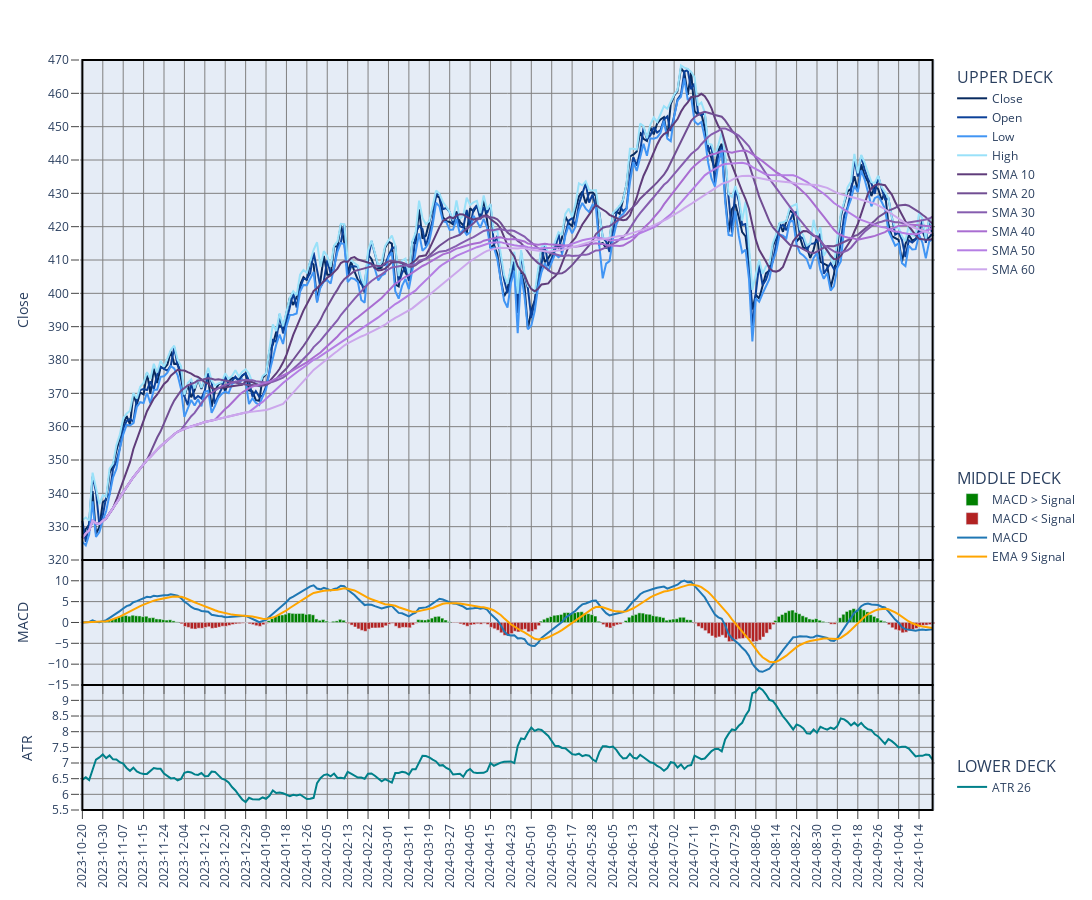

The cell this chart's notebook holds for it:
### Code cell
fig_data = analyze_prices.update_color_theme(fig_data, theme, new_color_theme = 'sapphire', invert = False, overlay_name = 'OV1')
fig_data = analyze_prices.update_color_theme(fig_data, theme, new_color_theme = 'lavender', invert = False, overlay_name = 'OV3')
fig_data['fig'].show()
print(fig_data['overlays'])

### Figure 1 — Plotly figure (JSON) as saved in the notebook; plotly's stock layout.template omitted (floating-point values rounded to 4 significant figures; data arrays with more than 128 entries replaced by an {"elided": "..."} marker saying what was removed)
{"data": [{"hoverinfo": "skip", "legendgroup": "dummy", "line": {"width": 0}, "showlegend": false, "type": "scatter", "x": {"elided": "251 str values"}, "xaxis": "x", "y": {"elided": "251 int values"}, "yaxis": "y"}, {"hoverinfo": "skip", "legendgroup": "dummy", "line": {"width": 0}, "showlegend": false, "type": "scatter", "x": {"elided": "251 str values"}, "xaxis": "x2", "y": {"elided": "251 int values"}, "yaxis": "y2"}, {"hoverinfo": "skip", "legendgroup": "dummy", "line": {"width": 0}, "showlegend": false, "type": "scatter", "x": {"elided": "251 str values"}, "xaxis": "x3", "y": {"elided": "251 int values"}, "yaxis": "y3"}, {"fill": "none", "fillcolor": "rgba(31, 119, 180, 0.6)", "legendgroup": "1", "legendgrouptitle": {"font": {"size": 16, "weight": "normal"}, "text": "UPPER DECK"}, "line": {"color": "rgba(8, 42, 95, 1)"}, "name": "Close", "showlegend": true, "type": "scatter", "x": {"elided": "251 str values"}, "xaxis": "x", "y": {"elided": "251 float values"}, "yaxis": "y"}, {"legendgroup": "1", "legendgrouptitle": {"font": {"size": 16, "weight": "normal"}, "text": "UPPER DECK"}, "line": {"color": "rgba(12, 65, 153, 1)"}, "name": "Open", "type": "scatter", "x": {"elided": "251 str values"}, "xaxis": "x", "y": {"elided": "251 float values"}, "yaxis": "y"}, {"legendgroup": "1", "legendgrouptitle": {"font": {"size": 16, "weight": "normal"}, "text": "UPPER DECK"}, "line": {"color": "rgba(65, 149, 244, 1)"}, "name": "Low", "type": "scatter", "x": {"elided": "251 str values"}, "xaxis": "x", "y": {"elided": "251 float values"}, "yaxis": "y"}, {"legendgroup": "1", "legendgrouptitle": {"font": {"size": 16, "weight": "normal"}, "text": "UPPER DECK"}, "line": {"color": "rgba(153, 225, 249, 1)"}, "name": "High", "type": "scatter", "x": {"elided": "251 str values"}, "xaxis": "x", "y": {"elided": "251 float values"}, "yaxis": "y"}, {"legendgroup": "1", "legendgrouptitle": {"font": {"size": 16, "weight": "normal"}, "text": "UPPER DECK"}, "line": {"color": "rgba(95, 60, 122, 1)"}, "name": "SMA 10", "type": "scatter", "x": {"elided": "251 str values"}, "xaxis": "x", "y": {"elided": "251 float values"}, "yaxis": "y"}, {"legendgroup": "1", "legendgrouptitle": {"font": {"size": 16, "weight": "normal"}, "text": "UPPER DECK"}, "line": {"color": "rgba(113, 78, 147, 1)"}, "name": "SMA 20", "type": "scatter", "x": {"elided": "251 str values"}, "xaxis": "x", "y": {"elided": "251 float values"}, "yaxis": "y"}, {"legendgroup": "1", "legendgrouptitle": {"font": {"size": 16, "weight": "normal"}, "text": "UPPER DECK"}, "line": {"color": "rgba(134, 93, 175, 1)"}, "name": "SMA 30", "type": "scatter", "x": {"elided": "251 str values"}, "xaxis": "x", "y": {"elided": "251 float values"}, "yaxis": "y"}, {"legendgroup": "1", "legendgrouptitle": {"font": {"size": 16, "weight": "normal"}, "text": "UPPER DECK"}, "line": {"color": "rgba(169, 109, 209, 1)"}, "name": "SMA 40", "type": "scatter", "x": {"elided": "251 str values"}, "xaxis": "x", "y": {"elided": "251 float values"}, "yaxis": "y"}, {"legendgroup": "1", "legendgrouptitle": {"font": {"size": 16, "weight": "normal"}, "text": "UPPER DECK"}, "line": {"color": "rgba(181, 126, 228, 1)"}, "name": "SMA 50", "type": "scatter", "x": {"elided": "251 str values"}, "xaxis": "x", "y": {"elided": "251 float values"}, "yaxis": "y"}, {"legendgroup": "1", "legendgrouptitle": {"font": {"size": 16, "weight": "normal"}, "text": "UPPER DECK"}, "line": {"color": "rgba(204, 167, 236, 1)"}, "name": "SMA 60", "type": "scatter", "x": {"elided": "251 str values"}, "xaxis": "x", "y": {"elided": "251 float values"}, "yaxis": "y"}, {"legendgroup": "2", "legendgrouptitle": {"font": {"size": 16, "weight": "normal"}, "text": "MIDDLE DECK"}, "marker": {"color": "rgba(0, 128, 0, 1)"}, "name": "MACD > Signal", "showlegend": true, "type": "bar", "width": 1, "x": {"elided": "251 str values"}, "xaxis": "x2", "y": {"elided": "251 float values"}, "yaxis": "y2"}, {"legendgroup": "2", "legendgrouptitle": {"font": {"size": 16, "weight": "normal"}, "text": "MIDDLE DECK"}, "marker": {"color": "rgba(178, 34, 34, 1)"}, "name": "MACD < Signal", "showlegend": true, "type": "bar", "width": 1, "x": {"elided": "251 str values"}, "xaxis": "x2", "y": {"elided": "251 float values"}, "yaxis": "y2"}, {"legendgroup": "2", "legendgrouptitle": {"font": {"size": 16, "weight": "normal"}, "text": "MIDDLE DECK"}, "line": {"color": "rgba(31, 119, 180, 1)"}, "name": "MACD", "showlegend": true, "type": "scatter", "x": {"elided": "251 str values"}, "xaxis": "x2", "y": {"elided": "251 float values"}, "yaxis": "y2"}, {"legendgroup": "2", "legendgrouptitle": {"font": {"size": 16, "weight": "normal"}, "text": "MIDDLE DECK"}, "line": {"color": "orange"}, "name": "EMA 9 Signal", "showlegend": true, "type": "scatter", "x": {"elided": "251 str values"}, "xaxis": "x2", "y": {"elided": "251 float values"}, "yaxis": "y2"}, {"legendgroup": "3", "legendgrouptitle": {"font": {"size": 16, "weight": "normal"}, "text": "LOWER DECK"}, "line": {"color": "rgba(0, 128, 138, 1)"}, "name": "ATR 26", "type": "scatter", "x": {"elided": "251 str values"}, "xaxis": "x3", "y": {"elided": "251 float values"}, "yaxis": "y3"}], "layout": {"height": 900, "legend": {"groupclick": "toggleitem", "tracegroupgap": 187.5, "traceorder": "grouped"}, "margin": {"t": 60}, "modebar": {"add": ["v1hovermode", "toggleSpikelines"]}, "shapes": [{"line": {"color": "black", "width": 2}, "type": "rect", "x0": "2023-10-20", "x1": "2024-10-18", "xref": "x", "y0": 0.3333, "y1": 1, "yref": "paper"}, {"line": {"color": "black", "width": 2}, "type": "rect", "x0": "2023-10-20", "x1": "2024-10-18", "xref": "x", "y0": 0.1667, "y1": 0.3333, "yref": "paper"}, {"line": {"color": "black", "width": 2}, "type": "rect", "x0": "2023-10-20", "x1": "2024-10-18", "xref": "x", "y0": 0, "y1": 0.1667, "yref": "paper"}], "width": 1450, "xaxis": {"anchor": "y", "domain": [0, 1], "gridcolor": "grey", "matches": "x3", "nticks": 47, "rangeslider": {"visible": false}, "showgrid": true, "showticklabels": false, "tickangle": -90, "ticklen": 8, "ticks": "outside", "type": "category"}, "xaxis2": {"anchor": "y2", "domain": [0, 1], "gridcolor": "grey", "matches": "x3", "nticks": 47, "showgrid": true, "showticklabels": false, "tickangle": -90, "ticklen": 8, "ticks": "outside", "type": "category"}, "xaxis3": {"anchor": "y3", "domain": [0, 1], "gridcolor": "grey", "nticks": 47, "showgrid": true, "tickangle": -90, "ticklen": 8, "ticks": "outside", "type": "category"}, "yaxis": {"anchor": "x", "domain": [0.3333, 1], "dtick": 10, "gridcolor": "grey", "range": [320, 470], "showgrid": true, "showticklabels": true, "tick0": 320, "ticklen": 8, "ticks": "outside", "title": {"text": "Close"}, "zeroline": true, "zerolinecolor": "grey", "zerolinewidth": 1}, "yaxis2": {"anchor": "x2", "domain": [0.1667, 0.3333], "dtick": 5, "gridcolor": "grey", "nticks": 7, "range": [-15, 14.98], "showgrid": true, "showticklabels": true, "tick0": -15, "ticklen": 8, "ticks": "outside", "title": {"text": "MACD"}, "zerolinecolor": "grey", "zerolinewidth": 1}, "yaxis3": {"anchor": "x3", "domain": [0, 0.1667], "dtick": 0.5, "gridcolor": "grey", "nticks": 7, "range": [5.5, 9.491], "showgrid": true, "showticklabels": true, "tick0": 5.5, "ticklen": 8, "ticks": "outside", "title": {"text": "ATR"}, "zeroline": true, "zerolinecolor": "grey", "zerolinewidth": 1}}}
